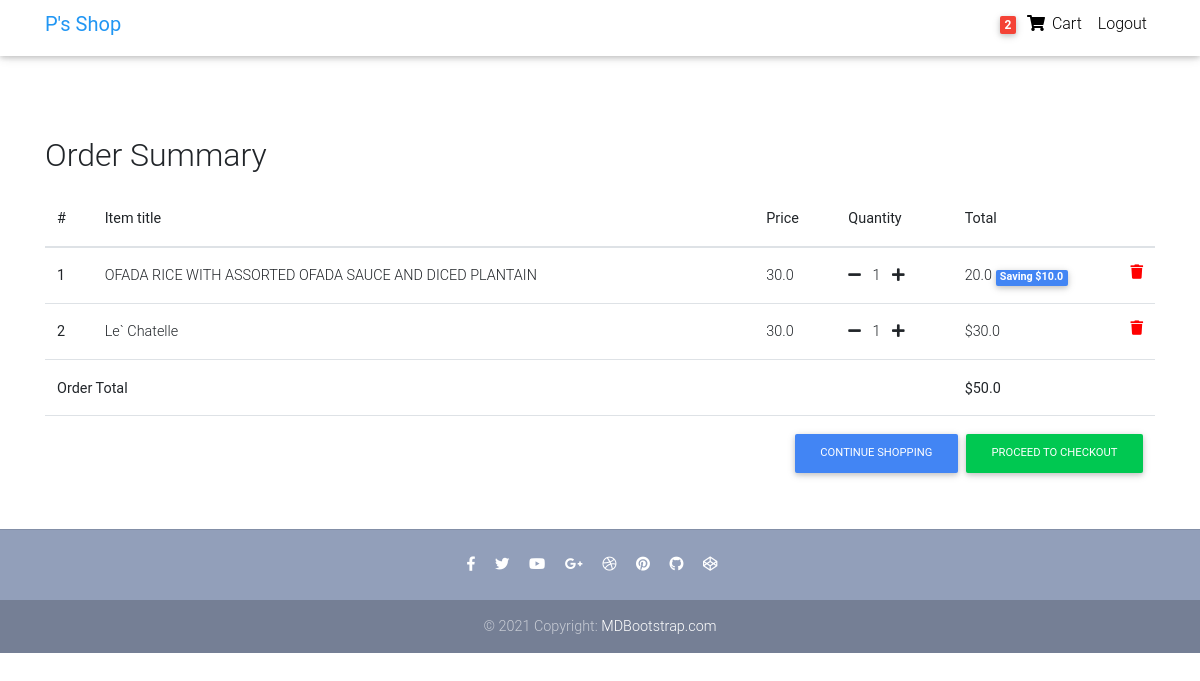
The app's page /order/order-summary/ (signed in) with its own data.
### Order/models.py (models this page shows, shortened)
class Order(models.Model):
    user = models.ForeignKey(settings.AUTH_USER_MODEL, on_delete=models.CASCADE)
    ref_code = models.CharField(max_length=20, blank=True, null=True)
    items = models.ManyToManyField(OrderItem)
    start_date = models.DateTimeField(auto_now_add=True)
    ordered_date = models.DateTimeField()
    ordered = models.BooleanField(default=False)
    shipping_address = models.ForeignKey('Address', related_name="shipping_address", on_delete=models.SET_NULL, blank=True, null=True)
    billing_address = models.ForeignKey('Address', related_name="billing_address", on_delete=models.SET_NULL, blank=True, null=True)
    payment = models.ForeignKey('Payment', on_delete=models.SET_NULL, blank=True, null=True)
    coupon = models.ForeignKey("Coupon", on_delete=models.SET_NULL, blank=True, null=True)
    Being_delivered = models.BooleanField(default=False)
    Received = models.BooleanField(default=False)
    refund_requested = models.BooleanField(default=False)
    refund_granted = models.BooleanField(default=False)
    def get_total(self):
        total = 0
        amount = models.FloatField()
        for order_item in self.items.all():
            total += order_item.get_final_price()
        if self.coupon:
            total -= self.coupon.amount
        return total

class OrderItem(models.Model):
    user = models.ForeignKey(settings.AUTH_USER_MODEL,
                                on_delete=models.CASCADE)
    ordered = models.BooleanField(default=False)
    item = models.ForeignKey(Item, on_delete=models.CASCADE)
    quantity = models.IntegerField(default=1)
    def get_total_item_price(self):
        return self.quantity * self.item.price
    def get_total_discount_price(self):
        return self.quantity * self.item.discount_price
    def get_amount_saved(self):
        return self.get_total_item_price() - self.get_total_discount_price()
    def get_final_price(self):
        if self.item.discount_price:
            return self.get_total_discount_price()
        else:
            return self.get_total_item_price()

class Item(models.Model):
    title = models.CharField(max_length=100)
    price = models.FloatField()
    discount_price = models.FloatField(blank=True, null=True)
    category = models.CharField(choices=CATEGORY_CHOICES, max_length=3)
    label =  models.CharField(choices=LABEL_CHOICES, max_length=1)
    slug = models.SlugField()
    description = models.TextField()
    image = models.ImageField()

### Order/views.py (the view)
# urls.py: path('order-summary/', OrderSummaryView.as_view(), name="order_summary"),
class OrderSummaryView(LoginRequiredMixin, View):
    def get(self, *args, **kwargs):
        try:
            order = Order.objects.get(user=self.request.user, ordered=False)
            context = {
                "object": order,
            }
            return render(self.request, 'Order/order_summary.html', context)
        except ObjectDoesNotExist:
            messages.error(self.request, "You do not have an active order")
            return redirect("item_list")

### Order/templatetags/cart_template_tags.py (called while the page is built)
@register.filter
def cart_item_count(user):
    if user.is_authenticated:
        qs = Order.objects.filter(user=user, ordered=False)
        if qs.exists():
            return qs[0].items.count()
    return 0

### Order/templates/Order/order_summary.html (shortened to what this page needs)
{% load static %}
{% load cart_template_tags %}
<!DOCTYPE html>
<html lang="en">
<head>
  <link rel="stylesheet" href="https://use.fontawesome.com/releases/v5.11.2/css/all.css">
  <link href="{% static 'Order/css/bootstrap.min.css' %}" rel="stylesheet">
  <link href="{% static 'Order/css/mdb.min.css' %}" rel="stylesheet">
  <link href="{% static 'Order/css/style.min.css' %}" rel="stylesheet">
</head>
<body>
  <nav class="navbar fixed-top navbar-expand-lg navbar-light white scrolling-navbar pt-lg-1">
    <div class="container">
      <a class="navbar-brand waves-effect" href="{% url 'index' %}" target="_self">
        <strong class="blue-text">P's Shop</strong>
      </a>
      <div class="collapse navbar-collapse" id="navbarSupportedContent">
        <ul class="navbar-nav nav-flex-icons">
          {% if request.user.is_authenticated %}
          <li class="nav-item">
            <a class="nav-link waves-effect">
              <span class="badge red z-depth-1 mr-1"> {{request.user|cart_item_count }} </span>
              <i class="fas fa-shopping-cart"></i>
              <span class="clearfix d-none d-sm-inline-block"> Cart </span>
            </a>
          </li>
          <li class="nav-item">
            <a class="nav-link waves-effect" href="{% url 'logout' %}">
              <span class="clearfix d-none d-sm-inline-block">Logout</span>
            </a>
          </li>
          {% endif %}
        </ul>
      </div>
    </div>
  </nav>
  <div class="mt-5 pt-3">
  </div>
  <main>
    <div class="container mt-lg-5">
        <div class="table-responsive text-nowrap">
        <h2 class="mt-4">Order Summary</h2>
        <table class="table mt-lg-3">
            <thead>
                <tr>
                    <th scope="col">#</th>
                    <th scope="col">Item title</th>
                    <th scope="col">Price</th>
                    <th scope="col">Quantity</th>
                    <th scope="col">Total</th>
                </tr>
            </thead>
            <tbody>
            {% for order_item in object.items.all %}
                <tr>
                    <th scope="row">{{ forloop.counter }}</th>
                    <td>{{ order_item.item.title }}</td>
                    <td>{{ order_item.item.price }}</td>
                    <td>
                        <a href="{% url 'remove_single_item_from_cart' order_item.item.slug %}"><i class="fas fa-minus mr-2"></i></a>
                        {{ order_item.quantity }}
                        <a href="{% url 'add_to_cart' order_item.item.slug %}"><i class="fas fa-plus ml-2"></i></a>
                    </td>
                    <td>
                        {% if order_item.item.discount_price %}
                            {{ order_item.get_total_discount_price }}
                            <span class="badge badge-primary">Saving ${{ order_item.get_amount_saved }}</span>
                        {% else %}
                            ${{ order_item.get_total_item_price }}
                        {% endif %}
                        <a style="color: red;" href="{% url 'remove_from_cart' order_item.item.slug %}"><i class="fas fa-trash float-right"></i></a>
                    </td>
                </tr>
             {% endfor %}
             {% if object.get_total %}
             <tr>
                 <td colspan="4"><b>Order Total</b></td>
                <td><strong>${{ object.get_total}}</strong></td>
            </tr>
            <tr>
                <td colspan="5">
                    <a style="float: right;" class="btn btn-success ml-2 btn-md" href="{% url 'checkout' %}">Proceed to Checkout</a>
                    <a style="float: right;" class="btn btn-primary  btn-md" href="{% url 'item_list' %}">Continue Shopping</a>
                </td>
           </tr>
           {% endif %}
            </tbody>
        </table>
        </div>
    </div>
  </main>
  <footer class="page-footer text-center font-small mt-2 wow fadeIn">
    <hr class="my-4">
    <div class="pb-4">
      <a href="https://www.facebook.com/mdbootstrap" target="_blank">
        <i class="fab fa-facebook-f mr-3"></i>
      </a>
      <a href="https://twitter.com/MDBootstrap" target="_blank">
        <i class="fab fa-twitter mr-3"></i>
      </a>
      <a href="https://www.youtube.com/watch?v=7MUISDJ5ZZ4" target="_blank">
        <i class="fab fa-youtube mr-3"></i>
      </a>
      <a href="https://plus.google.com/u/0/b/107863090883699620484" target="_blank">
        <i class="fab fa-google-plus-g mr-3"></i>
      </a>
      <a href="https://dribbble.com/mdbootstrap" target="_blank">
        <i class="fab fa-dribbble mr-3"></i>
      </a>
      <a href="https://pinterest.com/mdbootstrap" target="_blank">
        <i class="fab fa-pinterest mr-3"></i>
      </a>
      <a href="https://github.com/mdbootstrap/bootstrap-material-design" target="_blank">
        <i class="fab fa-github mr-3"></i>
      </a>
      <a href="http://codepen.io/mdbootstrap/" target="_blank">
        <i class="fab fa-codepen mr-3"></i>
      </a>
    </div>
    <div class="footer-copyright py-3">
      © 2021 Copyright:
      <a href="https://mdbootstrap.com/education/bootstrap/" target="_blank"> MDBootstrap.com </a>
    </div>
  </footer>
</body>
</html>

### Order/templates/Order/order_summary.html (style rules this page uses)
html, body, header, .carousel { height: 60vh; }

### records on screen
OrderItem: item "OFADA RICE WITH ASSORTED OFADA SAUCE AND DICED PLANTAIN", item.price "30.0", quantity "1", get_total_discount_price "20.0", get_amount_saved "10.0"
OrderItem: item "Le` Chatelle", item.price "30.0", quantity "1", get_total_item_price "30.0"
Order: get_total "50.0"

### other values on screen
{{ request.user|cart_item_count }} "2"
